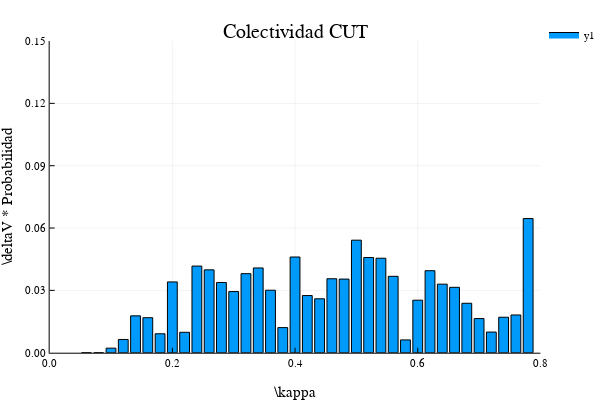

The notebook cell saved with this chart:
### Code cell
Wbins_κ_cut_2w9y, Whis_κ_cut_2w9y = WeightedHist(κ_modes_cut_2w9y, bins_κ, abs.(vgv_2w9y), true);

bar(Wbins_κ_cut_2w9y, Whis_κ_cut_2w9y,
    title = "Colectividad CUT",
    xlims = (0, .8), ylims = (0, .15),
    yaxis = "\\deltaV * Probabilidad", xaxis = "\\kappa")

### Figure 1 — Plotly figure (JSON) as saved in the notebook; plotly's stock layout.template omitted (floating-point values rounded to 4 significant figures)
{"data": [{"fill": "tozeroy", "fillcolor": "rgba(0, 154, 250, 1.000)", "legendgroup": "y1", "line": {"color": "rgba(0, 0, 0, 1)", "dash": "solid", "width": 1}, "mode": "lines", "name": "y1", "showlegend": true, "type": "scatter", "x": [0.052, 0.052, 0.068, 0.068, 0.052, 0.052], "xaxis": "x", "y": [0, 0, 0, 0, 0, 0], "yaxis": "y"}, {"fill": "tozeroy", "fillcolor": "rgba(0, 154, 250, 1.000)", "legendgroup": "y1", "line": {"color": "rgba(0, 0, 0, 1)", "dash": "solid", "width": 1}, "mode": "lines", "name": "y1", "showlegend": false, "type": "scatter", "x": [0.072, 0.072, 0.088, 0.088, 0.072, 0.072], "xaxis": "x", "y": [0, 0, 0, 0, 0, 0], "yaxis": "y"}, {"fill": "tozeroy", "fillcolor": "rgba(0, 154, 250, 1.000)", "legendgroup": "y1", "line": {"color": "rgba(0, 0, 0, 1)", "dash": "solid", "width": 1}, "mode": "lines", "name": "y1", "showlegend": false, "type": "scatter", "x": [0.092, 0.092, 0.108, 0.108, 0.092, 0.092], "xaxis": "x", "y": [0.002196, 0, 0, 0.002196, 0.002196, 0.002196], "yaxis": "y"}, {"fill": "tozeroy", "fillcolor": "rgba(0, 154, 250, 1.000)", "legendgroup": "y1", "line": {"color": "rgba(0, 0, 0, 1)", "dash": "solid", "width": 1}, "mode": "lines", "name": "y1", "showlegend": false, "type": "scatter", "x": [0.112, 0.112, 0.128, 0.128, 0.112, 0.112], "xaxis": "x", "y": [0.006375, 0, 0, 0.006375, 0.006375, 0.006375], "yaxis": "y"}, {"fill": "tozeroy", "fillcolor": "rgba(0, 154, 250, 1.000)", "legendgroup": "y1", "line": {"color": "rgba(0, 0, 0, 1)", "dash": "solid", "width": 1}, "mode": "lines", "name": "y1", "showlegend": false, "type": "scatter", "x": [0.132, 0.132, 0.148, 0.148, 0.132, 0.132], "xaxis": "x", "y": [0.01774, 0, 0, 0.01774, 0.01774, 0.01774], "yaxis": "y"}, {"fill": "tozeroy", "fillcolor": "rgba(0, 154, 250, 1.000)", "legendgroup": "y1", "line": {"color": "rgba(0, 0, 0, 1)", "dash": "solid", "width": 1}, "mode": "lines", "name": "y1", "showlegend": false, "type": "scatter", "x": [0.152, 0.152, 0.168, 0.168, 0.152, 0.152], "xaxis": "x", "y": [0.01685, 0, 0, 0.01685, 0.01685, 0.01685], "yaxis": "y"}, {"fill": "tozeroy", "fillcolor": "rgba(0, 154, 250, 1.000)", "legendgroup": "y1", "line": {"color": "rgba(0, 0, 0, 1)", "dash": "solid", "width": 1}, "mode": "lines", "name": "y1", "showlegend": false, "type": "scatter", "x": [0.172, 0.172, 0.188, 0.188, 0.172, 0.172], "xaxis": "x", "y": [0.009112, 0, 0, 0.009112, 0.009112, 0.009112], "yaxis": "y"}, {"fill": "tozeroy", "fillcolor": "rgba(0, 154, 250, 1.000)", "legendgroup": "y1", "line": {"color": "rgba(0, 0, 0, 1)", "dash": "solid", "width": 1}, "mode": "lines", "name": "y1", "showlegend": false, "type": "scatter", "x": [0.192, 0.192, 0.208, 0.208, 0.192, 0.192], "xaxis": "x", "y": [0.03406, 0, 0, 0.03406, 0.03406, 0.03406], "yaxis": "y"}, {"fill": "tozeroy", "fillcolor": "rgba(0, 154, 250, 1.000)", "legendgroup": "y1", "line": {"color": "rgba(0, 0, 0, 1)", "dash": "solid", "width": 1}, "mode": "lines", "name": "y1", "showlegend": false, "type": "scatter", "x": [0.212, 0.212, 0.228, 0.228, 0.212, 0.212], "xaxis": "x", "y": [0.009824, 0, 0, 0.009824, 0.009824, 0.009824], "yaxis": "y"}, {"fill": "tozeroy", "fillcolor": "rgba(0, 154, 250, 1.000)", "legendgroup": "y1", "line": {"color": "rgba(0, 0, 0, 1)", "dash": "solid", "width": 1}, "mode": "lines", "name": "y1", "showlegend": false, "type": "scatter", "x": [0.232, 0.232, 0.248, 0.248, 0.232, 0.232], "xaxis": "x", "y": [0.0417, 0, 0, 0.0417, 0.0417, 0.0417], "yaxis": "y"}, {"fill": "tozeroy", "fillcolor": "rgba(0, 154, 250, 1.000)", "legendgroup": "y1", "line": {"color": "rgba(0, 0, 0, 1)", "dash": "solid", "width": 1}, "mode": "lines", "name": "y1", "showlegend": false, "type": "scatter", "x": [0.252, 0.252, 0.268, 0.268, 0.252, 0.252], "xaxis": "x", "y": [0.03987, 0, 0, 0.03987, 0.03987, 0.03987], "yaxis": "y"}, {"fill": "tozeroy", "fillcolor": "rgba(0, 154, 250, 1.000)", "legendgroup": "y1", "line": {"color": "rgba(0, 0, 0, 1)", "dash": "solid", "width": 1}, "mode": "lines", "name": "y1", "showlegend": false, "type": "scatter", "x": [0.272, 0.272, 0.288, 0.288, 0.272, 0.272], "xaxis": "x", "y": [0.03379, 0, 0, 0.03379, 0.03379, 0.03379], "yaxis": "y"}, {"fill": "tozeroy", "fillcolor": "rgba(0, 154, 250, 1.000)", "legendgroup": "y1", "line": {"color": "rgba(0, 0, 0, 1)", "dash": "solid", "width": 1}, "mode": "lines", "name": "y1", "showlegend": false, "type": "scatter", "x": [0.292, 0.292, 0.308, 0.308, 0.292, 0.292], "xaxis": "x", "y": [0.02943, 0, 0, 0.02943, 0.02943, 0.02943], "yaxis": "y"}, {"fill": "tozeroy", "fillcolor": "rgba(0, 154, 250, 1.000)", "legendgroup": "y1", "line": {"color": "rgba(0, 0, 0, 1)", "dash": "solid", "width": 1}, "mode": "lines", "name": "y1", "showlegend": false, "type": "scatter", "x": [0.312, 0.312, 0.328, 0.328, 0.312, 0.312], "xaxis": "x", "y": [0.03804, 0, 0, 0.03804, 0.03804, 0.03804], "yaxis": "y"}, {"fill": "tozeroy", "fillcolor": "rgba(0, 154, 250, 1.000)", "legendgroup": "y1", "line": {"color": "rgba(0, 0, 0, 1)", "dash": "solid", "width": 1}, "mode": "lines", "name": "y1", "showlegend": false, "type": "scatter", "x": [0.332, 0.332, 0.348, 0.348, 0.332, 0.332], "xaxis": "x", "y": [0.0408, 0, 0, 0.0408, 0.0408, 0.0408], "yaxis": "y"}, {"fill": "tozeroy", "fillcolor": "rgba(0, 154, 250, 1.000)", "legendgroup": "y1", "line": {"color": "rgba(0, 0, 0, 1)", "dash": "solid", "width": 1}, "mode": "lines", "name": "y1", "showlegend": false, "type": "scatter", "x": [0.352, 0.352, 0.368, 0.368, 0.352, 0.352], "xaxis": "x", "y": [0.03007, 0, 0, 0.03007, 0.03007, 0.03007], "yaxis": "y"}, {"fill": "tozeroy", "fillcolor": "rgba(0, 154, 250, 1.000)", "legendgroup": "y1", "line": {"color": "rgba(0, 0, 0, 1)", "dash": "solid", "width": 1}, "mode": "lines", "name": "y1", "showlegend": false, "type": "scatter", "x": [0.372, 0.372, 0.388, 0.388, 0.372, 0.372], "xaxis": "x", "y": [0.01208, 0, 0, 0.01208, 0.01208, 0.01208], "yaxis": "y"}, {"fill": "tozeroy", "fillcolor": "rgba(0, 154, 250, 1.000)", "legendgroup": "y1", "line": {"color": "rgba(0, 0, 0, 1)", "dash": "solid", "width": 1}, "mode": "lines", "name": "y1", "showlegend": false, "type": "scatter", "x": [0.392, 0.392, 0.408, 0.408, 0.392, 0.392], "xaxis": "x", "y": [0.04606, 0, 0, 0.04606, 0.04606, 0.04606], "yaxis": "y"}, {"fill": "tozeroy", "fillcolor": "rgba(0, 154, 250, 1.000)", "legendgroup": "y1", "line": {"color": "rgba(0, 0, 0, 1)", "dash": "solid", "width": 1}, "mode": "lines", "name": "y1", "showlegend": false, "type": "scatter", "x": [0.412, 0.412, 0.428, 0.428, 0.412, 0.412], "xaxis": "x", "y": [0.02751, 0, 0, 0.02751, 0.02751, 0.02751], "yaxis": "y"}, {"fill": "tozeroy", "fillcolor": "rgba(0, 154, 250, 1.000)", "legendgroup": "y1", "line": {"color": "rgba(0, 0, 0, 1)", "dash": "solid", "width": 1}, "mode": "lines", "name": "y1", "showlegend": false, "type": "scatter", "x": [0.432, 0.432, 0.448, 0.448, 0.432, 0.432], "xaxis": "x", "y": [0.02595, 0, 0, 0.02595, 0.02595, 0.02595], "yaxis": "y"}, {"fill": "tozeroy", "fillcolor": "rgba(0, 154, 250, 1.000)", "legendgroup": "y1", "line": {"color": "rgba(0, 0, 0, 1)", "dash": "solid", "width": 1}, "mode": "lines", "name": "y1", "showlegend": false, "type": "scatter", "x": [0.452, 0.452, 0.468, 0.468, 0.452, 0.452], "xaxis": "x", "y": [0.03559, 0, 0, 0.03559, 0.03559, 0.03559], "yaxis": "y"}, {"fill": "tozeroy", "fillcolor": "rgba(0, 154, 250, 1.000)", "legendgroup": "y1", "line": {"color": "rgba(0, 0, 0, 1)", "dash": "solid", "width": 1}, "mode": "lines", "name": "y1", "showlegend": false, "type": "scatter", "x": [0.472, 0.472, 0.488, 0.488, 0.472, 0.472], "xaxis": "x", "y": [0.03543, 0, 0, 0.03543, 0.03543, 0.03543], "yaxis": "y"}, {"fill": "tozeroy", "fillcolor": "rgba(0, 154, 250, 1.000)", "legendgroup": "y1", "line": {"color": "rgba(0, 0, 0, 1)", "dash": "solid", "width": 1}, "mode": "lines", "name": "y1", "showlegend": false, "type": "scatter", "x": [0.492, 0.492, 0.508, 0.508, 0.492, 0.492], "xaxis": "x", "y": [0.05416, 0, 0, 0.05416, 0.05416, 0.05416], "yaxis": "y"}, {"fill": "tozeroy", "fillcolor": "rgba(0, 154, 250, 1.000)", "legendgroup": "y1", "line": {"color": "rgba(0, 0, 0, 1)", "dash": "solid", "width": 1}, "mode": "lines", "name": "y1", "showlegend": false, "type": "scatter", "x": [0.512, 0.512, 0.528, 0.528, 0.512, 0.512], "xaxis": "x", "y": [0.0458, 0, 0, 0.0458, 0.0458, 0.0458], "yaxis": "y"}, {"fill": "tozeroy", "fillcolor": "rgba(0, 154, 250, 1.000)", "legendgroup": "y1", "line": {"color": "rgba(0, 0, 0, 1)", "dash": "solid", "width": 1}, "mode": "lines", "name": "y1", "showlegend": false, "type": "scatter", "x": [0.532, 0.532, 0.548, 0.548, 0.532, 0.532], "xaxis": "x", "y": [0.04547, 0, 0, 0.04547, 0.04547, 0.04547], "yaxis": "y"}, {"fill": "tozeroy", "fillcolor": "rgba(0, 154, 250, 1.000)", "legendgroup": "y1", "line": {"color": "rgba(0, 0, 0, 1)", "dash": "solid", "width": 1}, "mode": "lines", "name": "y1", "showlegend": false, "type": "scatter", "x": [0.552, 0.552, 0.568, 0.568, 0.552, 0.552], "xaxis": "x", "y": [0.03676, 0, 0, 0.03676, 0.03676, 0.03676], "yaxis": "y"}, {"fill": "tozeroy", "fillcolor": "rgba(0, 154, 250, 1.000)", "legendgroup": "y1", "line": {"color": "rgba(0, 0, 0, 1)", "dash": "solid", "width": 1}, "mode": "lines", "name": "y1", "showlegend": false, "type": "scatter", "x": [0.572, 0.572, 0.588, 0.588, 0.572, 0.572], "xaxis": "x", "y": [0.006164, 0, 0, 0.006164, 0.006164, 0.006164], "yaxis": "y"}, {"fill": "tozeroy", "fillcolor": "rgba(0, 154, 250, 1.000)", "legendgroup": "y1", "line": {"color": "rgba(0, 0, 0, 1)", "dash": "solid", "width": 1}, "mode": "lines", "name": "y1", "showlegend": false, "type": "scatter", "x": [0.592, 0.592, 0.608, 0.608, 0.592, 0.592], "xaxis": "x", "y": [0.02527, 0, 0, 0.02527, 0.02527, 0.02527], "yaxis": "y"}, {"fill": "tozeroy", "fillcolor": "rgba(0, 154, 250, 1.000)", "legendgroup": "y1", "line": {"color": "rgba(0, 0, 0, 1)", "dash": "solid", "width": 1}, "mode": "lines", "name": "y1", "showlegend": false, "type": "scatter", "x": [0.612, 0.612, 0.628, 0.628, 0.612, 0.612], "xaxis": "x", "y": [0.03947, 0, 0, 0.03947, 0.03947, 0.03947], "yaxis": "y"}, {"fill": "tozeroy", "fillcolor": "rgba(0, 154, 250, 1.000)", "legendgroup": "y1", "line": {"color": "rgba(0, 0, 0, 1)", "dash": "solid", "width": 1}, "mode": "lines", "name": "y1", "showlegend": false, "type": "scatter", "x": [0.632, 0.632, 0.648, 0.648, 0.632, 0.632], "xaxis": "x", "y": [0.033, 0, 0, 0.033, 0.033, 0.033], "yaxis": "y"}, {"fill": "tozeroy", "fillcolor": "rgba(0, 154, 250, 1.000)", "legendgroup": "y1", "line": {"color": "rgba(0, 0, 0, 1)", "dash": "solid", "width": 1}, "mode": "lines", "name": "y1", "showlegend": false, "type": "scatter", "x": [0.652, 0.652, 0.668, 0.668, 0.652, 0.652], "xaxis": "x", "y": [0.03148, 0, 0, 0.03148, 0.03148, 0.03148], "yaxis": "y"}, {"fill": "tozeroy", "fillcolor": "rgba(0, 154, 250, 1.000)", "legendgroup": "y1", "line": {"color": "rgba(0, 0, 0, 1)", "dash": "solid", "width": 1}, "mode": "lines", "name": "y1", "showlegend": false, "type": "scatter", "x": [0.672, 0.672, 0.688, 0.688, 0.672, 0.672], "xaxis": "x", "y": [0.0238, 0, 0, 0.0238, 0.0238, 0.0238], "yaxis": "y"}, {"fill": "tozeroy", "fillcolor": "rgba(0, 154, 250, 1.000)", "legendgroup": "y1", "line": {"color": "rgba(0, 0, 0, 1)", "dash": "solid", "width": 1}, "mode": "lines", "name": "y1", "showlegend": false, "type": "scatter", "x": [0.692, 0.692, 0.708, 0.708, 0.692, 0.692], "xaxis": "x", "y": [0.01642, 0, 0, 0.01642, 0.01642, 0.01642], "yaxis": "y"}, {"fill": "tozeroy", "fillcolor": "rgba(0, 154, 250, 1.000)", "legendgroup": "y1", "line": {"color": "rgba(0, 0, 0, 1)", "dash": "solid", "width": 1}, "mode": "lines", "name": "y1", "showlegend": false, "type": "scatter", "x": [0.712, 0.712, 0.728, 0.728, 0.712, 0.712], "xaxis": "x", "y": [0.009934, 0, 0, 0.009934, 0.009934, 0.009934], "yaxis": "y"}, {"fill": "tozeroy", "fillcolor": "rgba(0, 154, 250, 1.000)", "legendgroup": "y1", "line": {"color": "rgba(0, 0, 0, 1)", "dash": "solid", "width": 1}, "mode": "lines", "name": "y1", "showlegend": false, "type": "scatter", "x": [0.732, 0.732, 0.748, 0.748, 0.732, 0.732], "xaxis": "x", "y": [0.01708, 0, 0, 0.01708, 0.01708, 0.01708], "yaxis": "y"}, {"fill": "tozeroy", "fillcolor": "rgba(0, 154, 250, 1.000)", "legendgroup": "y1", "line": {"color": "rgba(0, 0, 0, 1)", "dash": "solid", "width": 1}, "mode": "lines", "name": "y1", "showlegend": false, "type": "scatter", "x": [0.752, 0.752, 0.768, 0.768, 0.752, 0.752], "xaxis": "x", "y": [0.01816, 0, 0, 0.01816, 0.01816, 0.01816], "yaxis": "y"}, {"fill": "tozeroy", "fillcolor": "rgba(0, 154, 250, 1.000)", "legendgroup": "y1", "line": {"color": "rgba(0, 0, 0, 1)", "dash": "solid", "width": 1}, "mode": "lines", "name": "y1", "showlegend": false, "type": "scatter", "x": [0.772, 0.772, 0.788, 0.788, 0.772, 0.772], "xaxis": "x", "y": [0.06457, 0, 0, 0.06457, 0.06457, 0.06457], "yaxis": "y"}], "layout": {"annotations": [{"font": {"color": "rgba(0, 0, 0, 1)", "family": "sans-serif", "size": 20}, "rotation": 0, "showarrow": false, "text": "Colectividad CUT", "x": 0.5424, "xanchor": "center", "xref": "paper", "y": 1, "yanchor": "top", "yref": "paper"}], "height": 400, "legend": {"bgcolor": "rgba(255, 255, 255, 1.000)", "bordercolor": "rgba(0, 0, 0, 1)", "font": {"color": "rgba(0, 0, 0, 1)", "family": "sans-serif", "size": 11}, "tracegroupgap": 0, "x": 1, "y": 1}, "margin": {"b": 20, "l": 0, "r": 0, "t": 20}, "paper_bgcolor": "rgba(255, 255, 255, 1.000)", "plot_bgcolor": "rgba(255, 255, 255, 1.000)", "showlegend": true, "width": 600, "xaxis": {"anchor": "y", "domain": [0.09128, 0.9934], "gridcolor": "rgba(0, 0, 0, 0.1)", "gridwidth": 0.5, "linecolor": "rgba(0, 0, 0, 1)", "mirror": false, "range": [0, 0.8], "showgrid": true, "showline": true, "showticklabels": true, "tickangle": 0, "tickcolor": "rgb(0, 0, 0)", "tickfont": {"color": "rgba(0, 0, 0, 1)", "family": "sans-serif", "size": 11}, "tickmode": "array", "ticks": "inside", "ticktext": ["0.0", "0.2", "0.4", "0.6", "0.8"], "tickvals": [0, 0.2, 0.4, 0.6, 0.8], "title": "\\kappa", "titlefont": {"color": "rgba(0, 0, 0, 1)", "family": "sans-serif", "size": 15}, "type": "linear", "visible": true, "zeroline": false, "zerolinecolor": "rgba(0, 0, 0, 1)"}, "yaxis": {"anchor": "x", "domain": [0.07581, 0.9415], "gridcolor": "rgba(0, 0, 0, 0.1)", "gridwidth": 0.5, "linecolor": "rgba(0, 0, 0, 1)", "mirror": false, "range": [0, 0.15], "showgrid": true, "showline": true, "showticklabels": true, "tickangle": 0, "tickcolor": "rgb(0, 0, 0)", "tickfont": {"color": "rgba(0, 0, 0, 1)", "family": "sans-serif", "size": 11}, "tickmode": "array", "ticks": "inside", "ticktext": ["0.00", "0.03", "0.06", "0.09", "0.12", "0.15"], "tickvals": [0, 0.03, 0.06, 0.09, 0.12, 0.15], "title": "\\deltaV * Probabilidad", "titlefont": {"color": "rgba(0, 0, 0, 1)", "family": "sans-serif", "size": 15}, "type": "linear", "visible": true, "zeroline": false, "zerolinecolor": "rgba(0, 0, 0, 1)"}}}
